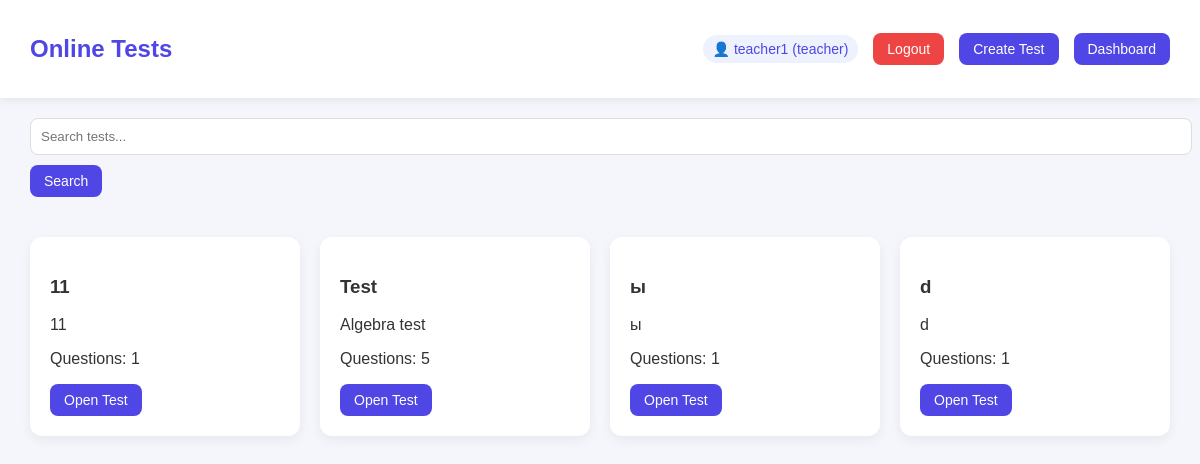
The app's page /tests/ (signed in) with its own data.
### users/models.py (models this page shows)
class Profile(models.Model):
    ROLE_CHOICES = (
        ('teacher', 'Teacher'),
        ('student', 'Student'),
    )
    user = models.OneToOneField(User, on_delete=models.CASCADE)
    role = models.CharField(max_length=10, choices=ROLE_CHOICES)

### tests/models.py (models this page shows)
class Test(models.Model):
    title = models.CharField(max_length=200)
    description = models.TextField()
    pdf_file = models.FileField(upload_to="tests/")
    question_count = models.IntegerField()
    teacher = models.ForeignKey(User, on_delete=models.CASCADE)

### tests/views.py (the view)
# urls.py: 2. Add a URL to urlpatterns:  path('', views.home, name='home')
@csrf_exempt
def home(request):
    query = request.GET.get("q")
    if query:
        tests = Test.objects.filter(
            Q(title__icontains=query) |
            Q(description__icontains=query)
        )
    else:
        tests = Test.objects.all()
    role = None
    if request.user.is_authenticated:
        role = request.user.profile.role
    return render(request, "home.html", {
        "tests": tests,
        "role": role
    })

### templates/home.html (shortened to what this page needs)
{% extends "base.html" %}
{% block content %}
<div class="search-box">
<form method="GET">
<input type="text" name="q" placeholder="Search tests...">
<button type="submit">Search</button>
</form>
</div>
<div class="tests">
{% for test in tests %}
<div class="test-card">
<h3>{{ test.title }}</h3>
<p>{{ test.description }}</p>
<p>Questions: {{ test.question_count }}</p>
<a href="/test/{{test.id}}/">
<button>Open Test</button>
</a>
</div>
{% endfor %}
{% endblock %}

### templates/base.html (shortened to what this page needs)
<!DOCTYPE html>
<html>
<head>
</head>
<body>
<div class="header">
<h2>
    <a href="{% url 'home' %}"> Online Tests</a>
</h2>
<div class="user-box">
{% if user.is_authenticated %}
    <span class="user-badge">
        👤 {{ user.username }} ({{ role }})
    </span>
    <a href="{% url 'logout' %}">
        <button class="danger">Logout</button>
    </a>
    {% if role == "teacher" %}
        <a href="{% url 'create_test' %}">
            <button>Create Test</button>
        </a>
        <a href="{% url 'teacher_dashboard' %}">
            <button>Dashboard</button>
        </a>
    {% endif %}
{% endif %}
</div>
</div>
{% block content %}
{% endblock %}
</body>
</html>

### templates/base.html (style rules this page uses)
body { font-family: Arial, sans-serif; background:#f4f6fb; margin:0; color:#333; }
a { text-decoration:none; color:inherit; }
.header { display:flex; justify-content:space-between; align-items:center; padding:15px 30px; background:white; box-shadow:0 2px 10px rgba(0,0,0,0.08); position:sticky; top:0; z-index:100; }
.header h2 a { color:#4f46e5; font-weight:700; }
.user-box { display:flex; align-items:center; gap:15px; }
.user-badge { background:#eef2ff; padding:6px 10px; border-radius:20px; font-size:14px; color:#4f46e5; }
.test-card { background:white; padding:20px; border-radius:12px; box-shadow:0 4px 12px rgba(0,0,0,0.06); transition:0.2s; }
button { padding:8px 14px; border:none; border-radius:8px; background:#4f46e5; color:white; cursor:pointer; transition:0.2s; font-size:14px; }
.danger { background:#ef4444; }
input, textarea { width:100%; padding:10px; margin-bottom:10px; border-radius:8px; border:1px solid #ddd; outline:none; }
.search-box { margin:20px 30px; }
.tests { display:grid; grid-template-columns:repeat(auto-fit, minmax(250px, 1fr)); gap:20px; padding:20px 30px; }

### records on screen
Profile: role "teacher"
Test: title "11", description "11", question_count "1"
Test: title "Test", description "Algebra test", question_count "5"
Test: title "ы", description "ы", question_count "1"
Test: title "d", description "d", question_count "1"

### other values on screen
{{ user.username }} "teacher1"
